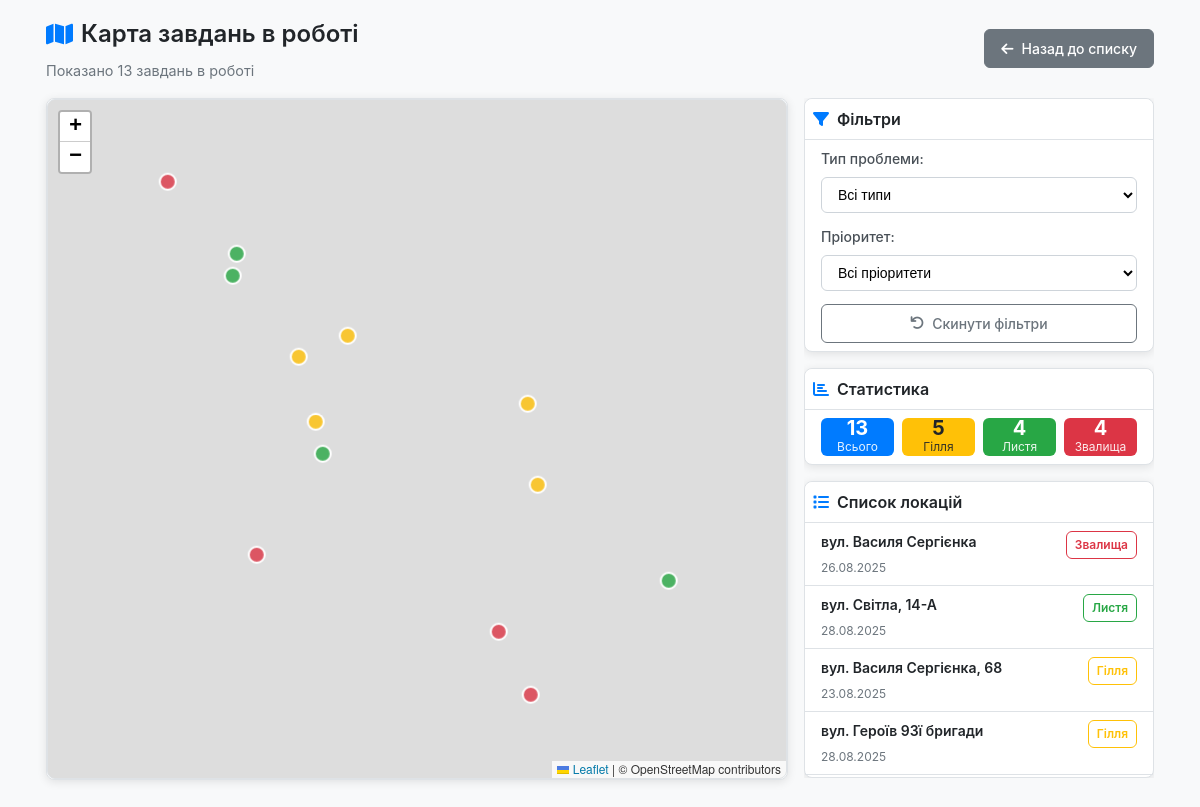
The page /map on the database its author committed.
### models.py (models this page shows, shortened)
class Location(db.Model):
    id = db.Column(db.Integer, primary_key=True)
    address = db.Column(db.String(200), nullable=False)
    latitude = db.Column(db.Float, nullable=False)
    longitude = db.Column(db.Float, nullable=False)
    problem_type = db.Column(db.String(50), nullable=False)
    priority = db.Column(db.String(20), default='Середній')
    status = db.Column(db.String(20), default='in_progress')
    description = db.Column(db.Text)
    date_created = db.Column(db.DateTime, default=datetime.utcnow)
    date_completed = db.Column(db.DateTime)
    created_by = db.Column(db.Integer, db.ForeignKey('user.id'))
    def get_priority_order(self):
        priority_map = {'Високий': 1, 'Середній': 2, 'Низький': 3}
        return priority_map.get(self.priority, 2)

### app.py (the view)
@app.route('/map')
def map_all():
    problem_type = request.args.get('problem_type', 'all')
    priority = request.args.get('priority', 'all')
    query = Location.query.filter(Location.status == 'in_progress')
    if problem_type != 'all':
        query = query.filter(Location.problem_type == problem_type)
    if priority != 'all':
        query = query.filter(Location.priority == priority)
    locations = query.all()
    for location in locations:
        location.formatted_address = format_address(location.address)
    locations.sort(key=lambda x: (x.get_priority_order(), x.formatted_address))
    for location in locations:
        location.address = location.formatted_address
    total_count = len(locations)
    branches_count = len([l for l in locations if l.problem_type == 'Гілля'])
    leaves_count = len([l for l in locations if l.problem_type == 'Листя'])
    trash_count = len([l for l in locations if l.problem_type == 'Звалища'])
    return render_template('map_all.html',
                           locations=locations,
                           current_problem_type=problem_type,
                           current_priority=priority,
                           total_count=total_count,
                           branches_count=branches_count,
                           leaves_count=leaves_count,
                           trash_count=trash_count)

### app.py (called while the page is built)
def format_address(address):
    file_path = Path(__file__).parent / "static" / "street-names.json"
    with open(file_path, "r", encoding="utf-8") as f:
        addresses = json.load(f)
        for k, v in addresses.items():
            if address.startswith(k):
                return address.replace(k, v)
    return address

### templates/map_all.html (shortened to what this page needs)
<!DOCTYPE html>
<html lang="uk">
<head>
    <link rel="stylesheet" href="https://unpkg.com/leaflet@1.7.1/dist/leaflet.css" />
    <link rel="stylesheet" href="https://cdnjs.cloudflare.com/ajax/libs/font-awesome/6.0.0/css/all.min.css">
    <link rel="stylesheet" href="{{ url_for('static', filename='css/map-all.css') }}">
</head>
<body>
    <div class="container">
        <div class="header-section">
            <div class="header-content">
                <div class="header-info">
                    <h3>
                        <i class="fas fa-map"></i>
                        Карта завдань в роботі
                    </h3>
                    <p class="subtitle">
                        Показано {{ locations|length }} завдань в роботі
                    </p>
                </div>
                <a href="{{ url_for('index') }}" class="btn btn-secondary">
                    <i class="fas fa-arrow-left"></i>Назад до списку
                </a>
            </div>
        </div>
        <div class="main-content">
            <div class="map-section">
                <div class="card">
                    <div id="map" data-locations='[
                        {% for location in locations %}
                        {
                            "id": {{ location.id }},
                            "lat": {{ location.latitude }},
                            "lng": {{ location.longitude }},
                            "address": {{ location.address|tojson }},
                            "problemType": {{ location.problem_type|tojson }},
                            "status": {{ location.status|tojson }},
                            "dateCreated": {{ location.date_created.strftime('%d.%m.%Y')|tojson }},
                            "dateCompleted": {{ (location.date_completed.strftime('%d.%m.%Y') if location.date_completed else '')|tojson }}
                        }{% if not loop.last %},{% endif %}
                        {% endfor %}
                    ]'></div>
                </div>
            </div>
            <div class="sidebar">
                <div class="card">
                    <div class="card-header">
                        <h6>
                            <i class="fas fa-filter"></i>
                            Фільтри
                        </h6>
                    </div>
                    <div class="card-body card-filters">
                        <form method="GET">
                            <div class="form-group">
                                <label>Тип проблеми:</label>
                                <select name="problem_type" class="form-select" onchange="this.form.submit()">
                                    <option value="all" {% if current_problem_type == 'all' %}selected{% endif %}>Всі типи</option>
                                </select>
                            </div>
                            <div class="form-group">
                                <label>Пріоритет:</label>
                                <select name="priority" class="form-select" onchange="this.form.submit()">
                                    <option value="all" {% if current_priority == 'all' %}selected{% endif %}>Всі пріоритети</option>
                                </select>
                            </div>
                            <div class="form-group form-group-btn">
                                <a href="{{ url_for('map_all') }}" class="btn btn-outline">
                                    <i class="fas fa-undo"></i>Скинути фільтри
                                </a>
                            </div>
                        </form>
                    </div>
                </div>
                <div class="card card-stat">
                    <div class="card-header">
                        <h6>
                            <i class="fas fa-chart-bar"></i>
                            Статистика
                        </h6>
                    </div>
                    <div class="card-body">
                        <div class="stats-grid">
                            <div class="stat-item stat-primary">
                                <div class="stat-number">{{ total_count }}</div>
                                <div class="stat-label">Всього</div>
                            </div>
                            <div class="stat-item stat-warning">
                                <div class="stat-number">{{ branches_count }}</div>
                                <div class="stat-label">Гілля</div>
                            </div>
                            <div class="stat-item stat-success">
                                <div class="stat-number">{{ leaves_count }}</div>
                                <div class="stat-label">Листя</div>
                            </div>
                            <div class="stat-item stat-danger">
                                <div class="stat-number">{{ trash_count }}</div>
                                <div class="stat-label">Звалища</div>
                            </div>
                        </div>
                    </div>
                </div>
                <div class="card card-list">
                    <div class="card-header">
                        <h6>
                            <i class="fas fa-list"></i>
                            Список локацій
                        </h6>
                    </div>
                    <div class="card-body locations-list">
                        {% for location in locations %}
                        <div class="location-item"
                             data-lat="{{ location.latitude }}"
                             data-lng="{{ location.longitude }}"
                             data-id="{{ location.id }}"
                             data-action="focus-location">
                            <div class="location-header">
                                <h6 class="location-address">{{ location.address }}</h6>
                                {% if location.problem_type == 'Гілля' %}
                                    <span class="badge badge-warning">{{ location.problem_type }}</span>
                                {% elif location.problem_type == 'Листя' %}
                                    <span class="badge badge-success">{{ location.problem_type }}</span>
                                {% else %}
                                    <span class="badge badge-danger">{{ location.problem_type }}</span>
                                {% endif %}
                            </div>
                            <div class="location-date">{{ location.date_created.strftime('%d.%m.%Y') }}</div>
                        </div>
                        {% endfor %}
                    </div>
                </div>
            </div>
        </div>
    </div>
</body>
</html>

### static/css/map-all.css (style rules this page uses)
* { margin: 0; padding: 0; box-sizing: border-box; }
body { font-family: -apple-system, BlinkMacSystemFont, "Segoe UI", Roboto, "Helvetica Neue", Arial, sans-serif; background-color: #f8f9fa; line-height: 1.5; color: #212529; }
.container { max-width: 95%; margin: 0 auto; padding: 1rem; }
.header-section { margin-bottom: 1rem; }
.header-content { display: flex; justify-content: space-between; align-items: center; flex-wrap: wrap; gap: 1rem; }
.header-info h3 { margin-bottom: 0.5rem; font-size: 1.5rem; font-weight: 600; display: flex; align-items: center; gap: 0.5rem; }
.header-info h3 i { color: #007bff; }
.subtitle { color: #6c757d; font-size: 0.9rem; margin: 0; }
.btn { display: inline-flex; align-items: center; gap: 0.5rem; padding: 0.5rem 1rem; border: 1px solid transparent; border-radius: 0.375rem; text-decoration: none; font-size: 0.875rem; font-weight: 500; cursor: pointer; transition: all 0.2s ease; background: none; }
.btn-secondary { background-color: #6c757d; border-color: #6c757d; color: white; }
.btn-outline { border-color: #6c757d; color: #6c757d; background-color: transparent; width: 100%; justify-content: center; }
.main-content { display: grid; grid-template-columns: 1fr 400px; gap: 1rem; align-items: start; }
.map-section { position: relative; }
#map { height: 85vh; min-height: 600px; width: 100%; border-radius: 0.5rem; border: 1px solid #dee2e6; }
.card { background-color: white; border: 1px solid #dee2e6; border-radius: 0.5rem; box-shadow: 0 0.125rem 0.625rem rgba(0, 0, 0, 0.1); margin-bottom: 1rem; flex-shrink: 0; }
.sidebar .card:last-child { flex: 1; display: flex; flex-direction: column; margin-bottom: 0; min-height: 0; }
.sidebar .card:last-child .card-body { flex: 1; min-height: 0; }
.card-header { padding: 0.5rem; border-bottom: 1px solid #dee2e6; background-color: white; border-radius: 0.5rem 0.5rem 0 0; }
.card-header h6 { margin: 0; font-size: 1rem; font-weight: 600; display: flex; align-items: center; gap: 0.5rem; }
.card-header i { color: #007bff; }
.card-body { padding: 0.5rem 1rem; }
.card-body > form { display: grid; grid-template-rows: 2fr 2fr 1fr; }
.card-body.locations-list { padding: 0; overflow-y: auto; flex: 1; min-height: 0; }
.form-group { margin-bottom: 0.75rem; }
.form-group:last-child { margin-bottom: 0; }
.form-group label { display: block; margin-bottom: 0.5rem; font-size: 0.875rem; font-weight: 500; color: #495057; }
.form-select { width: 100%; padding: 0.5rem 0.75rem; font-size: 0.875rem; border: 1px solid #ced4da; border-radius: 0.375rem; background-color: white; transition: border-color 0.2s ease, box-shadow 0.2s ease; }
.stats-grid { display: flex; justify-content: space-between; gap: 0.5rem; }
.stat-item { flex: 1 0 0px; text-align: center; padding: 0 0.5rem; border-radius: 0.375rem; color: white; }
.stat-primary { background-color: #007bff; }
.stat-warning { background-color: #ffc107; color: #212529; }
.stat-success { background-color: #28a745; }
.stat-danger { background-color: #dc3545; }
.stat-number { font-size: 1.25rem; font-weight: bold; line-height: 1.25rem; }
.stat-label { font-size: 0.75rem; opacity: 0.9; }
.location-item { padding: 0.5rem 1rem; border-bottom: 1px solid #dee2e6; cursor: pointer; transition: background-color 0.2s ease; }
.location-header { display: flex; justify-content: space-between; align-items: flex-start; gap: 0.5rem; }
.location-address { margin: 0; font-size: 0.875rem; font-weight: 600; flex: 1; }
.location-date { font-size: 0.75rem; color: #6c757d; }
.badge { display: inline-block; padding: 0.25rem 0.5rem; font-size: 0.75rem; font-weight: 600; border-radius: 0.375rem; text-align: center; white-space: nowrap; vertical-align: baseline; }
.badge-warning { background-color: transparent; color: #ffc107; border: 1px solid #ffc107; }
.badge-success { background-color: transparent; color: #28a745; border: 1px solid #28a745; }
.badge-danger { background-color: transparent; color: #dc3545; border: 1px solid #dc3545; }
.sidebar { position: sticky; top: 1rem; height: 85vh; overflow-y: auto; display: grid; grid-template-rows: 3fr 1fr 6fr; }
@media (max-width: 1200px) { .main-content { grid-template-columns: 1fr 350px; } }
.card { animation: fadeIn 0.3s ease-in-out; }

### rows shown on the page
Location: address "вул. Василя Сергієнка", problem_type "Звалища", date_created "26.08.2025"
Location: address "вул. Світла, 14-А", problem_type "Листя", date_created "28.08.2025"
Location: address "вул. Василя Сергієнка, 68", problem_type "Гілля", date_created "23.08.2025"
Location: address "вул. Героїв 93ї бригади", problem_type "Гілля", date_created "28.08.2025"

### other values the page prints
{{ locations|length }} "13"
{{ total_count }} "13"
{{ branches_count }} "5"
{{ leaves_count }} "4"
{{ trash_count }} "4"
